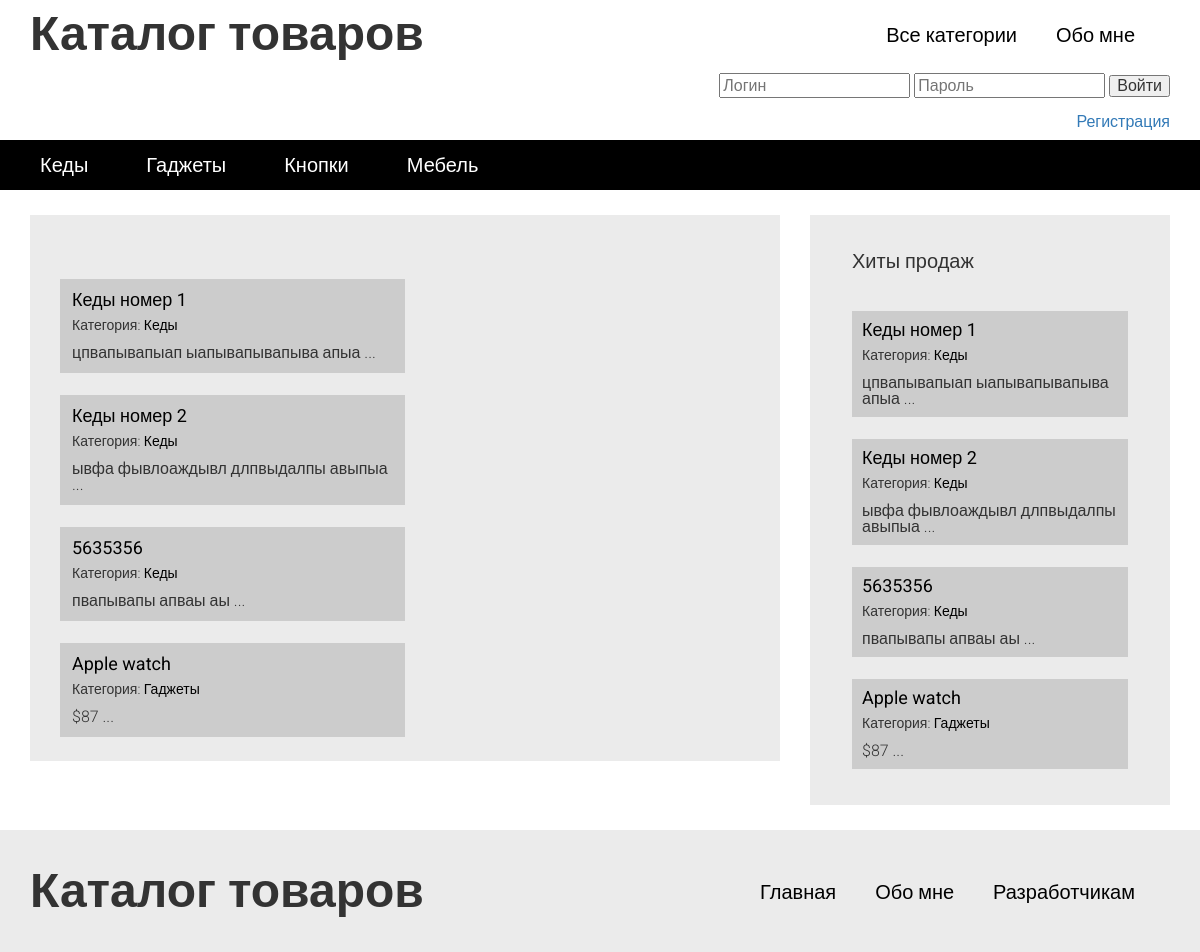
Screenshot of /pages/good.php with the database file from the repository.
### tables this page shows
CREATE TABLE `goods_categories` (
  `id` int(11) NOT NULL,
  `title` varchar(255) NOT NULL
);

CREATE TABLE `goods` (
  `id` int(11) NOT NULL,
  `title` varchar(255) NOT NULL,
  `text` text NOT NULL,
  `categorie_id` int(11) NOT NULL,
  `views` int(11) DEFAULT NULL
);

### includes/config.php (called while the page is built, shortened)
<?php
$config = array(
	'title' => 'Каталог товаров',
	'vk_url' => 'http://vk.com/id104207460',
	'db' => array(
			'server' => 'localhost',
			'username' => 'root',
			'password' => '',
			'name' => 'test_goods'
		)
);

### pages/good.php (the view, shortened to what this page needs)
<?php
  require "../includes/config.php"
?>
<!DOCTYPE html>
<html lang="en">
<head>
  <link rel="stylesheet" href="../media/css/bootstrap.min.css">
  <link rel="stylesheet" type="text/css" href="../media/css/style.css">
</head>
<body>
  <div id="wrapper">
    <?php include "../includes/header.php"; ?>
    <div id="content">
      <div class="container">
        <div class="row">
          <section class="content__left col-md-8">
            <div class="block">
              <div class="block__content">
                <div class="articles articles__horizontal">
              <?php
                $articles = mysqli_query($connection, "SELECT * FROM `goods` WHERE `categorie_id` = ". (int) $_GET['categorie']);
                if( (int) $_GET['categorie'] == 0 ) {
                  $articles = mysqli_query($connection, "SELECT * FROM `goods`");
                }
                ?>
                <?php
                while( $art = mysqli_fetch_assoc($articles) )
                {
                  ?>
                  <article class="article">
                    <div class="article__info">
                      <a href="goods.php?id=<?php echo $art['id']; ?>"><?php echo $art['title'];?></a>
                      <div class="article__info__meta">
                      <?php
                        $art_cat = false;
                        foreach( $categories as $cat )
                        {
                          if ( $cat['id'] == $art['categorie_id'])
                          {
                            $art_cat = $cat;
                            break;
                          }
                        }
                      ?>
                        <small>Категория: <a href="good.php?categorie=<?php echo $art_cat['id']; ?>"><?php echo $art_cat['title']; ?></a></small>
                      </div>
                      <div class="article__info__preview"><?php echo mb_substr($art['text'], 0, 50, 'utf-8'); ?> ...</div>
                    </div>
                  </article>
                <?php
                }
                ?>
                </div>
              </div>
            </div>
          </section>
          <section class="content__right col-md-4">
            <?php include "../includes/sidebar.php" ?>
          </section>
        </div>
      </div>
    </div>
<?php
  include "../includes/footer.php"
?>
  </div>
</body>
</html>

### includes/header.php (shortened to what this page needs)
<header id="header">
  <div class="header__top">
    <div class="container">
      <div class="header__top__logo">
        <h1><?php echo $config['title'] ?></h1>
      </div>
      <nav class="header__top__menu">
        <ul>
          <li><a href="/">Все категории</a></li>
          <li><a href="/pages/about_me.php">Обо мне</a></li>
        </ul>
      </nav>
    </div>
      <?php
      require "config.php";
      $data = $_POST;
      if( isset($data['do_signin']) )
      {
        $errors = array();
        $user = mysqli_query($connection, "SELECT * FROM  `users` WHERE login = '".$_POST['login_2']."'");
        $user_info = mysqli_fetch_assoc($user);
        $user_num = mysqli_num_rows($user);
        $entered_pass = $data['password'];
        if( $user_num > 0 ) {
          if( password_verify($entered_pass, $user_info['password'])) {
            $_SESSION['logged_user'] = $user_info;
          } else
          {
            $errors[] = 'Неверный пароль!';
          }
        }
        else {
          $errors[] = 'Пользователя с таким логином не существует!';
        }
      ?>
    <div class="container">
        <nav class="header__top__menu">
      <?php
          if( !empty($errors) ) {
          echo '<div style="color: red;">'.array_shift($errors).'</div><br>';
        }
      } else {
          echo '<div class="container">
        <nav class="header__top__menu">';
        }
      ?>
        <?php if( isset($_SESSION['logged_user']) ) : echo 'Привет, ' . $_SESSION['logged_user']['login']; ?>
          <br><br><a href="/includes/logout.php">Выйти</a>
        <?php else : ?>
        <form action="" method="POST">
          <input type="text" name="login_2" required placeholder="Логин" value="<?php echo $_POST['login_2']; ?>">
          <input type="password" name="password" required placeholder="Пароль">
          <button type="submit" name="do_signin">Войти</button>
        </form>
        <br>
      <a href="../pages/signup.php">Регистрация</a>
    <?php endif; ?>
      </nav>
    </div>
  </div>
  <?php
    $categories_q = mysqli_query($connection, "SELECT * FROM `goods_categories`");
    $categories = array();
    while( $cat = mysqli_fetch_assoc($categories_q) )
    {
      $categories[] = $cat;
    }
  ?>
  <div class="header__bottom">
    <div class="container">
      <nav>
        <ul>
          <?php
            foreach( $categories as $cat )
            {
              ?>
              <li><a href="../pages/good.php?categorie=<?php echo $cat['id']; ?>"><?php echo $cat['title'];?></a></li>
              <?php
            }
          ?>
        </ul>
      </nav>
    </div>
  </div>
</header>

### includes/sidebar.php
<div class="block">
  <h3>Хиты продаж</h3>
  <div class="block__content">
    <div class="articles articles__vertical">
      <?php
        $articles = mysqli_query($connection, "SELECT * FROM `goods` ORDER BY `views` DESC LIMIT 5");
      ?>
      <?php
      while( $art = mysqli_fetch_assoc($articles) )
      {
      ?>
      <article class="article">
        <div class="article__info">
          <a href="../pages/goods.php?id=<?php echo $art['id']; ?>"><?php echo $art['title'];?></a>
          <div class="article__info__meta">
          <?php
            $art_cat = false;
            foreach( $categories as $cat )
            {
              if ( $cat['id'] == $art['categorie_id'])
              {
                $art_cat = $cat;
                break;
              }
            }
          ?>
          <small>Категория: <a href="../pages/good.php?categorie=<?php echo $art_cat['id']; ?>"><?php echo $art_cat['title']; ?></a></small>
          </div>
          <div class="article__info__preview"><?php echo mb_substr($art['text'], 0, 50, 'utf-8'); ?> ...</div>
        </div>
      </article>
          <?php
          }
          ?>
    </div>
  </div>
</div>

### media/css/style.css (style rules this page uses)
html, body, div, span, applet, object, iframe, h1, h2, h3, h4, h5, h6, p, blockquote, pre, a, abbr, acronym, address, big, cite, code, del, dfn, em, img, ins, kbd, q, s, samp, small, strike, strong, sub, sup, tt, var, b, u, i, center, dl, dt, dd, ol, ul, li, fieldset, form, label, legend, table, caption, tbody, tfoot, thead, tr, th, td, article, aside, canvas, details, embed, figure, figcaption, footer, header, hgroup, menu, nav, output, ruby, section, summary, time, mark, audio, video { margin: 0; padding: 0; border: 0; font-size: 100%; font: inherit; vertical-align: baseline; }
article, aside, details, figcaption, figure, footer, header, hgroup, menu, nav, section { display: block; }
body { line-height: 1; }
ol, ul { list-style: none; }
h1 { font-size: 48px; font-weight: bold; }
h3 { font-size: 20px; font-weight: bold; }
body { font-family: 'Roboto', sans-serif; }
#header { margin-bottom: 25px; }
#header .header__top { padding: 10px 0; }
#header .header__top .header__top__logo { float: left; }
#header .header__top .header__top__menu { padding-top: 15px; text-align: right; }
#header .header__top .header__top__menu ul > li { display: inline-block; margin-right: 35px; }
#header .header__top .header__top__menu ul > li > a { font-size: 20px; text-decoration: none; color: black; }
#header .header__bottom { height: 50px; background-color: black; line-height: 50px; }
#header .header__bottom nav ul > li { display: inline-block; margin-right: 34px; }
#header .header__bottom nav ul > li > a { color: white; font-size: 20px; text-decoration: none; padding: 3px 10px; }
.block { background-color: #ebebeb; padding: 36px 42px; margin-bottom: 25px; }
.block > h3 { font-weight: normal; }
.block .block__content { padding-top: 40px; }
.articles.articles__horizontal { margin: -12px; }
.articles.articles__horizontal .article { margin-bottom: 22px; display: inline-block; vertical-align: top; width: 50%; font-size: 16px; padding: 12px; background-color: #ccc; }
.articles.articles__vertical .article { margin-bottom: 22px; background-color: #ccc; padding: 10px; }
.articles .article:last-child { margin-bottom: 0; }
.articles .article:after { visibility: hidden; display: block; font-size: 0; content: " "; clear: both; height: 0; }
.articles .article .article__info > a { color: black; font-size: 18px; font-weight: normal; text-decoration: none; }
.articles .article .article__info > .article__info__meta { font-size: 14px; font-weight: 300; margin-top: 9px; margin-bottom: 13px; }
.articles .article .article__info > .article__info__meta a { color: black; text-decoration: none; }
.articles .article .article__info > .article__info__preview { font-size: 16px; font-weight: 300; }

### rows the page displays
goods_categories: title "Кеды"
goods_categories: title "Гаджеты"
goods_categories: title "Кнопки"
goods_categories: title "Мебель"
goods: title "Кеды номер 1", text "цпвапывапыап ыапывапывапыва апыа"
goods: title "Кеды номер 2", text "ывфа фывлоаждывл длпвыдалпы авыпыа"
goods: title "5635356", text "пвапывапы апваы аы"
goods: title "Apple watch", text "$87"

### other values shown
$config['title'] "Каталог товаров"
